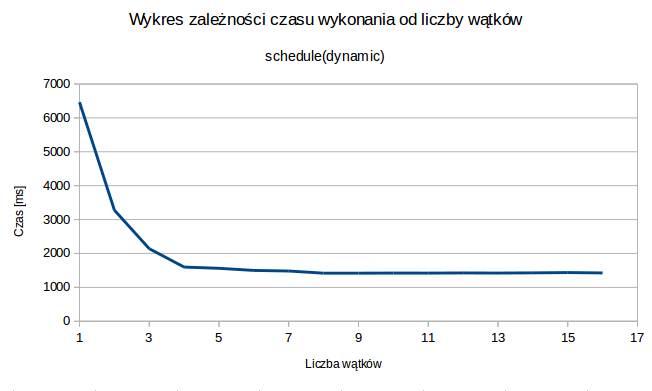
//> input picture PRiR/zad1/dane/wykres1_d.png, 652 x 391 px
$ ./gauss_omp 100 dane/wykres1_d.png out.png   (built with g++ and OpenCV 4)
//> lines starting //> are read from the running program, lines starting //| are printed output that depends on the picture; after the words box and inside, x2 and y2 are one past the last pixel; in counts of white or black regions, pixels touching at a corner belong together
#include <iostream>
#include <omp.h>
#include <opencv2/core/core.hpp>
#include <opencv2/highgui/highgui.hpp>
#include <opencv2/imgproc/imgproc.hpp>

using namespace std;
using namespace cv;

const int mask[5][5] = {
        {0,1,2,1,0},
        {1,4,8,4,1},
        {2,8,16,8,2},
        {1,4,8,4,1},
        {0,1,2,1,0}
};

Mat gaussianBlur(Mat inputImage, Mat outputImage, int threads, int weight) {
    int y, x, red, green, blue;
    #pragma omp parallel for shared(inputImage, outputImage, weight) num_threads(threads) private(red,green,blue,y,x) schedule(static)
    for (y = 2; y < inputImage.rows - 2; y++) {
        for (x = 2; x < inputImage.cols - 2; x++) {
            red = 0; green = 0; blue = 0;
            for (int y_m = 0; y_m<5; y_m++) {
                for (int x_m = 0; x_m<5; x_m++) {
                    Vec3b intensity = inputImage.at <Vec3b>(y_m + y - 2, x_m + x - 2);

                    red += intensity.val[2] * mask[x_m][y_m];
                    green += intensity.val[1] * mask[x_m][y_m];
                    blue += intensity.val[0] * mask[x_m][y_m];
                }
            }
            Vec3b masks = Vec3b();
            masks.val[2] = red / weight;
            masks.val[1] = green / weight;
            masks.val[0] = blue / weight;
            outputImage.at<Vec3b>(y - 2, x - 2) = masks;
        }
    }

    return outputImage;
}

int main(int argc, char** argv )
{
    int threads;
    double startTime, execTime;
    Mat inputImage, outputImage;
    string inputName, outputName;
    int weight = 0;

    if (argc < 4)
    {
        cout << "Invalid arguments" << endl;
        return -1;
    }
    else {
        inputName= argv[2];
        outputName= argv[3];
        threads = atoi(argv[1]);
    }

    if (threads <= 0){
        cout << "Not enough threads" << endl;
        return -1;
    }

    inputImage = imread(inputName, CV_LOAD_IMAGE_COLOR);
//> inputImage is the input picture: 391 rows x 652 cols, CV_8UC3; mean B, G, R 249.4, 248.9, 248.4
    if (inputImage.data == false)
    {
        cout << "No image defined" << endl;
        return -1;
    }

    outputImage = inputImage.clone();

    for (int x = 0; x<5; x++) {
        for (int y = 0; y<5; y++) {
            weight += mask[x][y];
        }
    }

    copyMakeBorder(inputImage, inputImage, 2, 2, 2, 2, BORDER_REPLICATE);
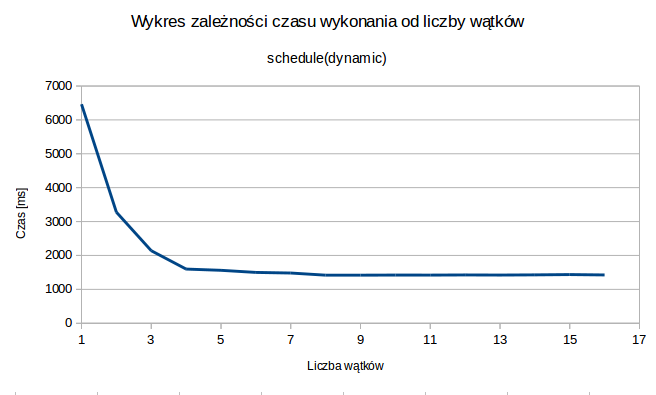
//> inputImage: 395 rows x 656 cols, CV_8UC3; mean B, G, R 249.4, 249, 248.5

    startTime = omp_get_wtime();

    outputImage = gaussianBlur(inputImage, outputImage, threads, weight);
//> after the loop in gaussianBlur, `for (y = 2; y < inputImage.rows - 2; y++)`:
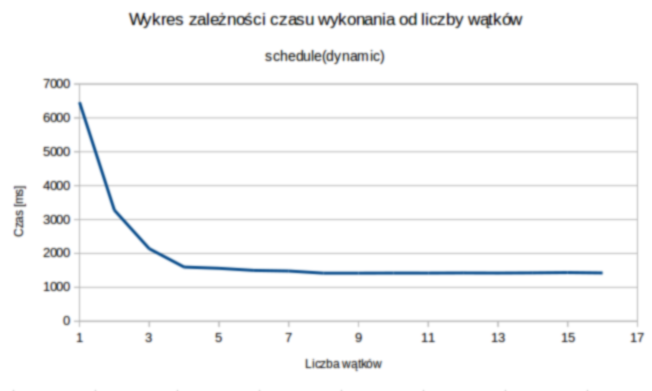
//> outputImage: 391 rows x 652 cols, CV_8UC3; 18.7% of pixels changed, all inside (x1, y1, x2, y2) = (11, 11, 646, 391)
//> after the loop in gaussianBlur, `for (y = 2; y < inputImage.rows - 2; y++)`: red = 20400

    execTime = 1000 * (omp_get_wtime() - startTime);

    cout << "Czas: " << execTime << "ms" << endl;

    try {
        imwrite(outputName, outputImage);
    }
    catch (Exception &e) {
        cout << "Exception while writing to file: \n" << e.msg;
        return 0;
    }

    return 0;
}

$ run again, on PRiR/zad1/dane/wykres2_s.png
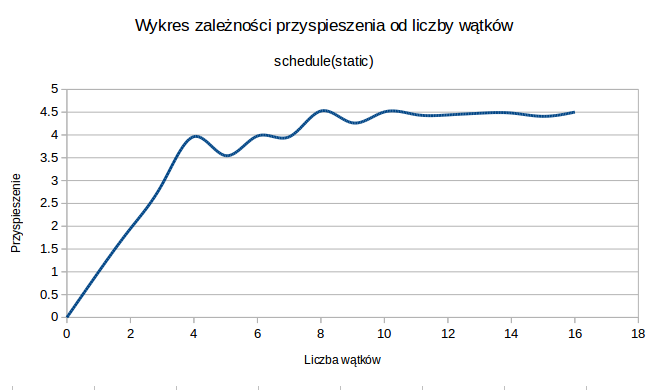
//> input picture PRiR/zad1/dane/wykres2_s.png, 650 x 390 px
//> inputImage is the input picture: 390 rows x 650 cols, CV_8UC3; mean B, G, R 249.2, 248.7, 248.3
//> `copyMakeBorder(inputImage, inputImage, 2, 2, 2, 2, BORDER_REPLICATE);`:
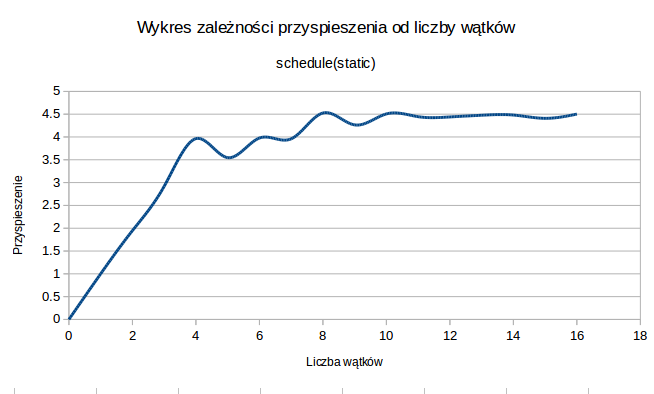
//> inputImage: 394 rows x 654 cols, CV_8UC3; mean B, G, R 249.3, 248.8, 248.4
//> after the loop in gaussianBlur, `for (y = 2; y < inputImage.rows - 2; y++)`:
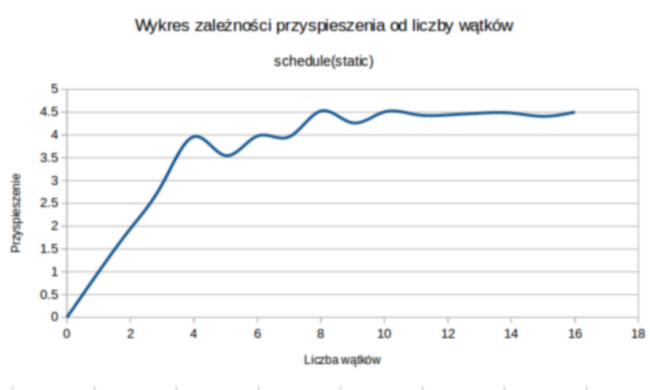
//> outputImage: 390 rows x 650 cols, CV_8UC3; mean B, G, R 249.1, 248.6, 248.2
//> after the loop in gaussianBlur, `for (y = 2; y < inputImage.rows - 2; y++)`: red = 20400
